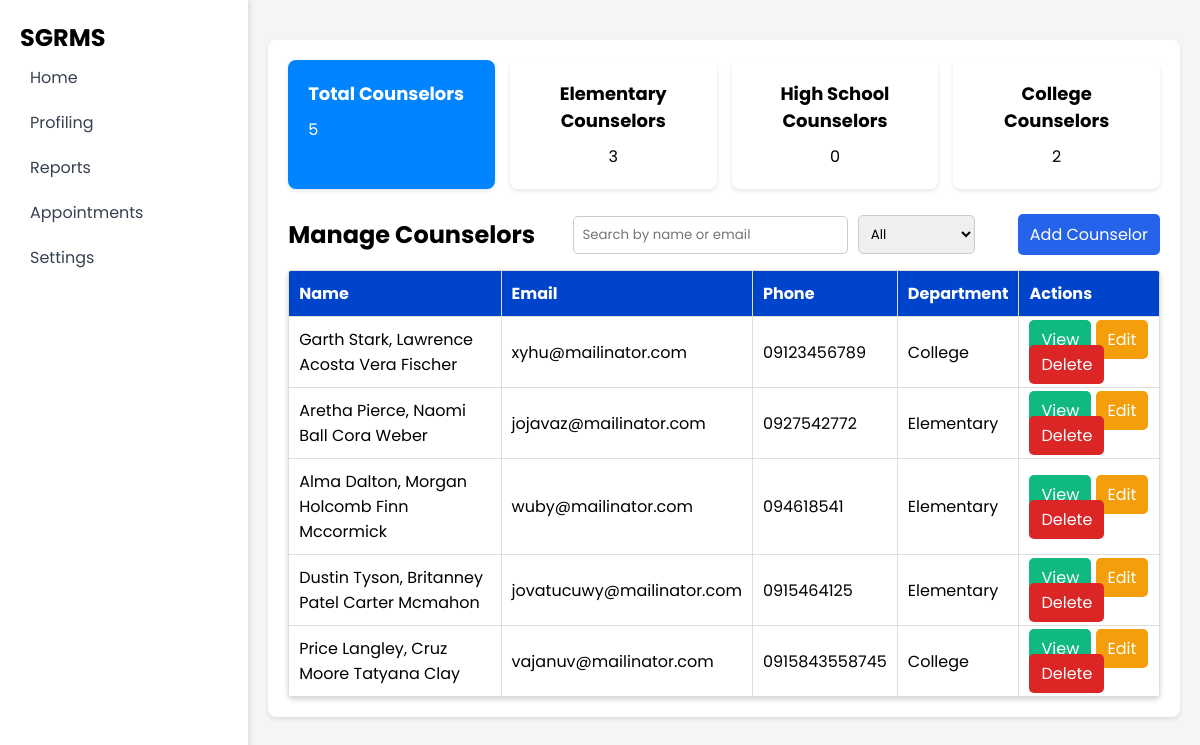
Screenshot of /Counselors/counsel.php with the database file from the repository.
### tables this page shows
CREATE TABLE `counselors` (
  `c_id` int(50) NOT NULL,
  `lname` varchar(50) NOT NULL,
  `fname` varchar(50) NOT NULL,
  `mname` varchar(50) NOT NULL,
  `contact_num` varchar(50) NOT NULL,
  `email` varchar(50) NOT NULL,
  `c_level` varchar(50) NOT NULL
);

### Counselors/counsel.php (the view, shortened to what this page needs)
<?php
    include $_SERVER['DOCUMENT_ROOT'].'/SGRMS/Database/db_connect.php';
        $totalCounselors = 0;
        $elementaryCounselors = 0;
        $highSchoolCounselors = 0;
        $collegeCounselors = 0;
        $sql = "SELECT COUNT(*) as total FROM counselors";
        $result = $conn->query($sql);
        if ($result) {
            $row = $result->fetch_assoc();
            $totalCounselors = $row['total'];
        }
        $sqlElementary = "SELECT COUNT(*) as total FROM counselors WHERE c_level = 'Elementary'";
        $resultElementary = $conn->query($sqlElementary);
        if ($resultElementary) {
            $row = $resultElementary->fetch_assoc();
            $elementaryCounselors = $row['total'];
        }
        $sqlHighSchool = "SELECT COUNT(*) as total FROM counselors WHERE c_level = 'HighSchool'";
        $resultHighSchool = $conn->query($sqlHighSchool);
        if ($resultHighSchool) {
            $row = $resultHighSchool->fetch_assoc();
            $highSchoolCounselors = $row['total'];
        }
        $sqlCollege = "SELECT COUNT(*) as total FROM counselors WHERE c_level = 'College'";
        $resultCollege = $conn->query($sqlCollege);
        if ($resultCollege) {
            $row = $resultCollege->fetch_assoc();
            $collegeCounselors = $row['total'];
        }
?>
<!DOCTYPE html>
<html lang="en">
<head>
    <link rel="stylesheet" href="/SGRMS/CSS/style.css">
    <link rel="stylesheet" href="/SGRMS/CSS/table.css">
    <link rel="stylesheet" href="/SGRMS/CSS/hg.css">
    </head>
    <body>
    <div class="container">
    <aside class="sidebar">
        <h1>SGRMS</h1>
        <ul>
            <li><a href="/SGRMS/SuperAdmin/superadmin.php">Home</a></li>
            <li class="has-submenu">
                <a href="#" id="profiling-link">Profiling</a>
            </li>
            <li><a href="/SGRMS/Reports/case.php">Reports</a></li>
            <li><a href="/SGRMS/Appointment/schedule.php">Appointments</a></li>
            <li><a href="#">Settings</a></li>
        </ul>
    </aside>
        <main class="wrapper">
        <div class="card">
            <section class="dashboard-overview">
                <div class="stats">
                    <div class="stat-box1">
                        <h2>Total Counselors</h2>
                        <p><?php echo $totalCounselors; ?></p>
                    </div>
                    <div class="stat-box">
                        <h2>Elementary Counselors</h2>
                        <p><?php echo $elementaryCounselors; ?></p>
                    </div>
                    <div class="stat-box">
                        <h2>High School Counselors</h2>
                        <p><?php echo $highSchoolCounselors; ?></p>
                    </div>
                    <div class="stat-box">
                        <h2>College Counselors</h2>
                        <p><?php echo $collegeCounselors; ?></p>
                    </div>
                </div>
            </section>
                <section class="student-list">
                <div class="search-flex">
                    <h2>Manage Counselors</h2>
                    <div class="search-bar">
                        <input type="text" id="search" placeholder="Search by name or email" onkeyup="searchCounselors()">
                        <select id="level" name="level" onchange="filterCounselors()">
                                <option value="">All</option>
                        </select>
                    </div>
                    <a href="addadmin.php" class="btn btn-add">Add Counselor</a>
                </div>
                    <table>
                        <thead>
                            <tr>
                                <th>Name</th>
                                <th>Email</th>
                                <th>Phone</th>
                                <th>Department</th>
                                <th>Actions</th>
                            </tr>
                        </thead>
                        <tbody id="counselTableBody">
                            <?php
                                $sql = "SELECT * FROM counselors";
                                $result = $conn->query($sql);
                                if ($result->num_rows > 0) {
                                    while ($row = $result->fetch_assoc()) {
                                        echo "<tr>
                                            <td>".$row['lname'].", ".$row['fname']." ".$row['mname']."</td>
                                            <td>".$row['email']."</td>
                                            <td>".$row['contact_num']."</td>
                                            <td>".$row['c_level']."</td>
                                            <td class='actions'>
                                                <a href='viewcounsel.php?c_id=".$row['c_id']."' class='btn btn-view'>View</a>
                                                <a href='editadmin.php?c_id=".$row['c_id']."' class='btn btn-edit'>Edit</a>
                                                <a href='deleteadmin.php?c_id=".$row['c_id']."' class='btn btn-delete' onclick='return confirmDelete();'>Delete</a>
                                            </td>
                                        </tr>";
                                    }
                                } else {
                                    echo "<tr><td colspan='5'>No counselors found</td></tr>";
                                }
                            ?>
                        </tbody>
                    </table>
                </section>
            </div>
        </main>
    </div>
</body>
</html>

### CSS/style.css (style rules this page uses)
* { margin: 0; padding: 0; box-sizing: border-box; font-family: 'Poppins', sans-serif; text-decoration: none; }
body { background-color: #f3f4f6; margin: 0; padding: 0; }
.container { display: flex; min-height: 100vh; }
.sidebar { width: 250px; background: white; padding: 20px; box-shadow: 2px 0 5px rgba(0,0,0,0.1); }
.sidebar ul { list-style: none; padding: 0; }
.sidebar ul li { padding: 10px; }
.sidebar ul li a { text-decoration: none; color: #374151; display: flex; align-items: center; }
.wrapper { flex-grow: 1; padding: 20px; }
.card { background: white; padding: 20px; border-radius: 8px; box-shadow: 0 2px 4px rgba(0,0,0,0.1); }
body { font-family: Arial, sans-serif; margin: 0; padding: 0; background-color: #f5f5f5; }
.wrapper { width: 80%; margin: 20px auto; }
.stats { display: flex; justify-content: space-between; gap: 20px; }
.stat-box { background: white; padding: 20px; border-radius: 8px; box-shadow: 0 2px 5px rgba(0, 0, 0, 0.2); text-align: center; flex: 1; }
table { width: 100%; border-collapse: collapse; background: white; border-radius: 5px; overflow: hidden; box-shadow: 0 2px 5px rgba(0, 0, 0, 0.2); }
th, td { padding: 10px; border-bottom: 1px solid #ddd; text-align: center; }
th { background-color: #0044cc; color: white; }

### CSS/table.css (style rules this page uses)
table { width: 100%; border-collapse: collapse; }
table th, table td { border: 1px solid #ddd; padding: 10px; text-align: left; }
.btn { padding: 8px 12px; border-radius: 5px; color: white; border: none; cursor: pointer; text-decoration: none; }
.btn-add { background: #2563eb; }
.btn-edit { background: #f59e0b; }
.btn-delete { background: #dc2626; }
.btn-view { background: #10b981; }
.search-flex { display: flex; justify-content: space-between; align-items: center; margin-bottom: 15px; margin-top: 25px; }
.search-bar input, .search-bar select { padding: 8px; border: 1px solid #ccc; border-radius: 5px; margin-right: 5px; }

### CSS/hg.css (style rules this page uses)
.stats { display: flex; flex-wrap: wrap; gap: 15px; }
.stat-box { background: white; padding: 20px; border-radius: 8px; box-shadow: 0 2px 4px rgba(0,0,0,0.1); flex: 1; min-width: 200px; }
.stat-box1 { background: rgb(1, 132, 255); color: white; padding: 20px; border-radius: 8px; box-shadow: 0 2px 4px rgba(0,0,0,0.1); flex: 1; min-width: 200px; }
.stat-box h2, .stat-box1 h2 { font-size: 18px; margin-bottom: 10px; }

### Counselors/counsel.php (style rules this page uses)
.sidebar ul { list-style: none; padding: 0; margin: 0; }
.sidebar ul li { position: relative; }

### rows the page displays
counselors: lname "Garth Stark", fname "Lawrence Acosta", mname "Vera Fischer", email "xyhu@mailinator.com", contact_num "09123456789", c_level "College"
counselors: lname "Aretha Pierce", fname "Naomi Ball", mname "Cora Weber", email "jojavaz@mailinator.com", contact_num "0927542772", c_level "Elementary"
counselors: lname "Alma Dalton", fname "Morgan Holcomb", mname "Finn Mccormick", email "wuby@mailinator.com", contact_num "094618541", c_level "Elementary"
counselors: lname "Dustin Tyson", fname "Britanney Patel", mname "Carter Mcmahon", email "jovatucuwy@mailinator.com", contact_num "0915464125", c_level "Elementary"
counselors: lname "Price Langley", fname "Cruz Moore", mname "Tatyana Clay", email "vajanuv@mailinator.com", contact_num "0915843558745", c_level "College"

### other values shown
$totalCounselors "5"
$elementaryCounselors "3"
$highSchoolCounselors "0"
$collegeCounselors "2"
